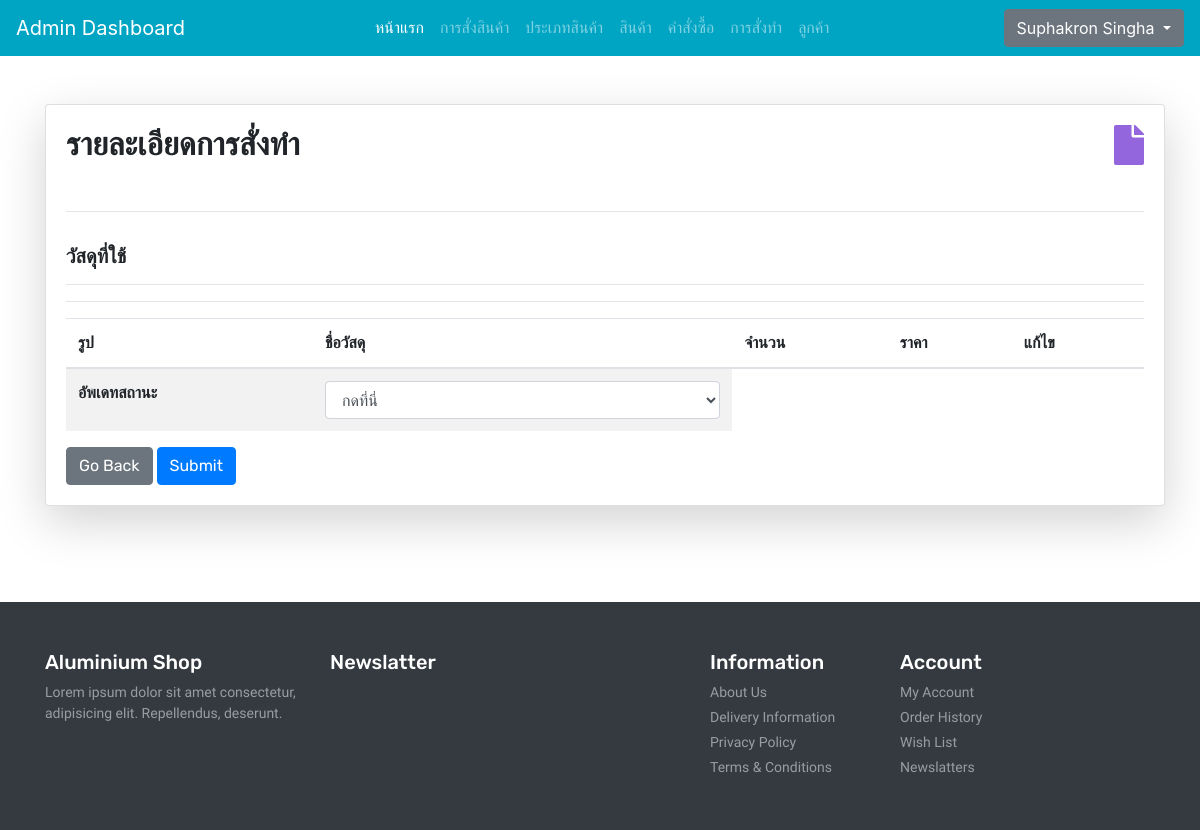
Page /admin/adminmadeOrderdetail.php?id=ee1f4ba4-1b19-4004-98c7-fae2f19ed5ce (signed in) on the earlier database version.
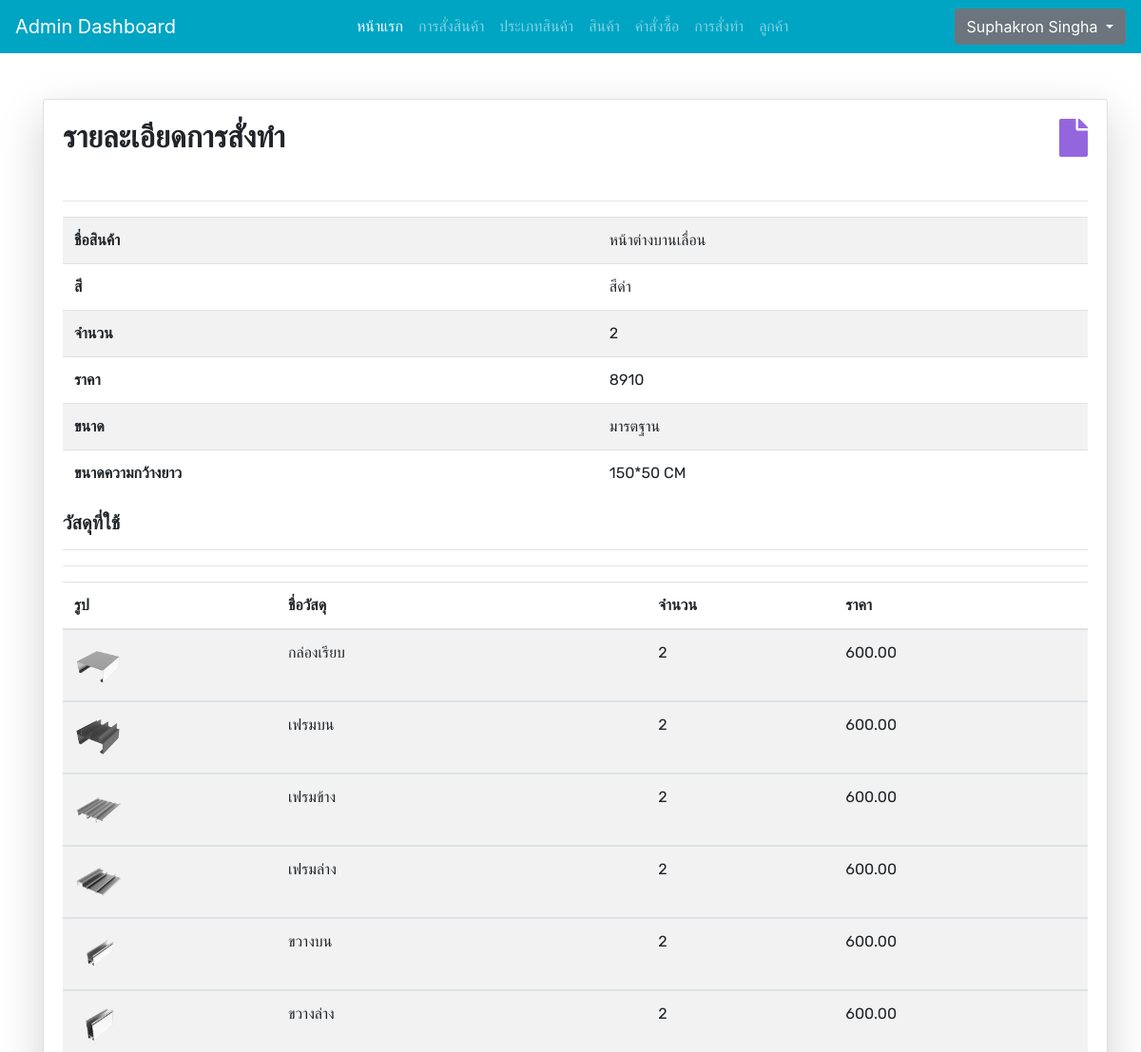
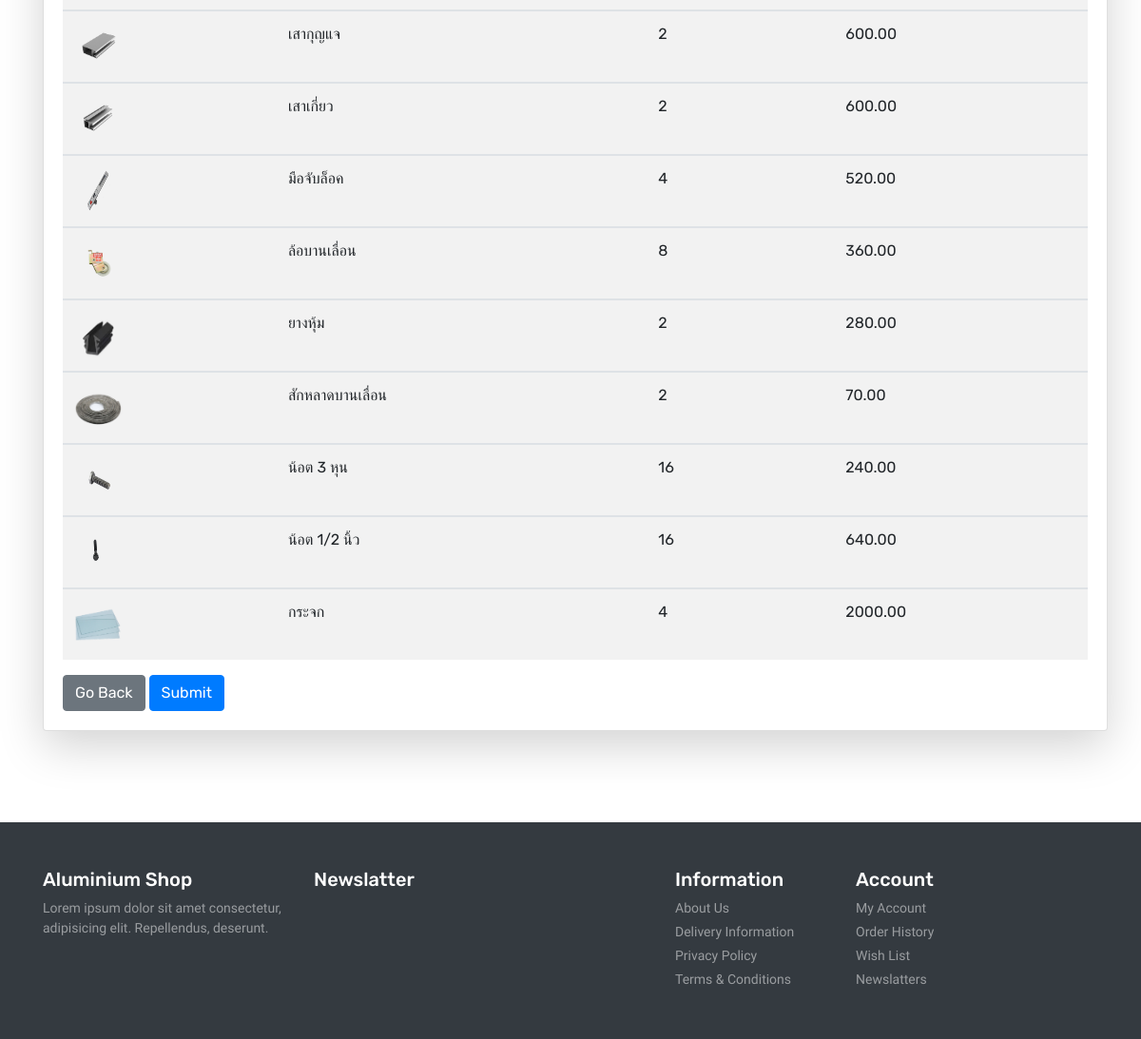
Same page on the later database version (2 pictures, top to bottom).
### tables this page shows
CREATE TABLE `made_orders` (
  `id` int(11) NOT NULL COMMENT 'รหัส',
  `made_id` varchar(255) NOT NULL COMMENT 'รหัสการสั้งทำ',
  `blue_id` int(11) NOT NULL COMMENT 'บลูปลิ้น',
  `user_id` int(11) NOT NULL COMMENT 'รหัสUser',
  `color` varchar(255) NOT NULL COMMENT 'สี',
  `made_price` double(10,2) NOT NULL COMMENT 'ราคา',
  `datetime` datetime NOT NULL DEFAULT current_timestamp() COMMENT 'เวลา',
  `size` varchar(255) NOT NULL COMMENT 'ขนาด',
  `details` text NOT NULL COMMENT 'รายละเอียด',
  `status` varchar(255) NOT NULL COMMENT 'สถานะ',
  `made_qty` int(11) NOT NULL COMMENT 'จำนวน'
);

CREATE TABLE `blueprint` (
  `id` int(11) NOT NULL,
  `blue_id` int(11) NOT NULL,
  `name` varchar(255) NOT NULL,
  `price` double(10,2) NOT NULL
);

CREATE TABLE `made_order_details` (
  `id` int(11) NOT NULL,
  `made_id` varchar(255) NOT NULL,
  `blue_id` int(11) NOT NULL,
  `item_id` int(11) NOT NULL,
  `MD_price` double(10,2) NOT NULL,
  `MD_Qty` int(11) NOT NULL
);

CREATE TABLE `product` (
  `item_id` int(11) NOT NULL,
  `item_brand` int(11) NOT NULL,
  `item_name` varchar(255) NOT NULL,
  `item_price` double(10,2) NOT NULL,
  `item_image` varchar(255) NOT NULL,
  `item_register` datetime DEFAULT NULL,
  `item_qty` int(11) NOT NULL
);

### functions.php (called while the page is built, shortened)
<?php
require ('database/DBController.php');
require ('database/User.php');
$db = new DBController();
$userorder = new User($db);

### database/User.php (called while the page is built, shortened)
<?php
class User
{
    public $db = null;
    public function __construct(DBController $db)
    {
        $this->db = $db;
    }
    public function madeOrderUserhaed($made_id) {
        $result = mysqli_query($this->db->con,
        "SELECT made_orders.made_id, blueprint.name, made_orders.color, made_orders.made_qty,
        made_orders.made_price, made_orders.size, made_orders.details
        FROM made_orders
        INNER JOIN blueprint ON made_orders.blue_id = blueprint.blue_id
        WHERE made_orders.made_id  = '$made_id'");
        return $result;
    }
    public function madeOrderUserdetails($made_id) {
        $result = mysqli_query($this->db->con,
        "SELECT made_order_details.id, made_order_details.made_id, product.item_image, product.item_name, made_order_details.MD_price, made_order_details.MD_Qty, made_orders.status FROM made_order_details
        INNER JOIN made_orders ON made_order_details.made_id = made_orders.made_id
        INNER JOIN product ON made_order_details.item_id = product.item_id
        WHERE made_order_details.made_id = '$made_id'");
        return $result;
    }
}

### database/DBController.php (called while the page is built, shortened)
<?php
class DBController
{
    protected $host = 'localhost';
    protected $user = 'root';
    protected $password = '';
    protected $database = "project";
    public function __construct()
    {
        $this->con = mysqli_connect($this->host, $this->user, $this->password, $this->database);
    }
}

### admin/adminmadeOrderdetail.php (the view, shortened to what the changed rows need)
<?php
    if ($_SESSION['admin_id'] == "") {
        header("location: adminlogin.php");
    } else {
?>
<?php
include ('adminheader.php');
?>
<br>
<br>
<?php
    $total=0;
    $made_id = $_GET['id'];
    $sql = $userorder->madeOrderUserdetails($made_id);
    while($rowza = mysqli_fetch_array($sql)) {
    $total=$total+$rowza['MD_price'];
    $status = $rowza['status'];
    }
?>
<div class="container">
        <div class="row">
            <div class="col-md-3">
                <div class="card shadow-lg p-30 card-responsive" style="width: 70rem;">
                    <div class="card-body">
                        <div class="font-rubik ">
                                <h2><strong>รายละเอียดการสั่งทำ</strong></h2>
                                <br>
                                <table class="table table-striped">
                                    <?php
                                        $sql = $userorder->madeOrderUserhaed($made_id);
                                        while($row1 = mysqli_fetch_array($sql)) {
                                    ?>
                                    <tbody>
                                        <tr>
                                            <td><strong>ชื่อสินค้า</strong></td>
                                            <td><?php echo $row1['name']; ?></td>
                                        </tr>
                                        <tr>
                                            <td><strong>สี</strong></td>
                                            <td><?php echo $row1['color']; ?></td>
                                        </tr>
                                        <tr>
                                            <td><strong>จำนวน</strong></td>
                                            <td><?php echo $row1['made_qty']; ?></td>
                                        </tr>
                                        <tr>
                                            <td><strong>ราคา</strong></td>
                                            <td><?php echo $total ?></td>
                                        </tr>
                                        <tr>
                                            <td><strong>ขนาด</strong></td>
                                            <td><?php echo $row1['size']; ?></td>
                                        </tr>
                                        <tr>
                                            <td><strong>ขนาดความกว้างยาว</strong></td>
                                            <td><?php echo $row1['details']; ?></td>
                                        </tr>
                                    </tbody>
                                    <?php
                                        }
                                    ?>
                                </table>
                                <table class="table table-striped">
                                    <thead>
                                        <th>รูป</th>
                                        <th>ชื่อวัสดุ</th>
                                        <th>จำนวน</th>
                                        <th>ราคา</th>
                                        <?php if($status=='in process'){ ?>
                                        <?php }else if($status=='success'){ ?>
                                        <?php }else if($status=='rejected'){ ?>
                                        <?php }else if($status=='finish'){ ?>
                                        <?php }else if($status=='Acept'){ ?>
                                        <th>แก้ไข</th>
                                        <?php }else{ ?>
                                        <th>แก้ไข</th>
                                        <?php } ?>
                                    </thead>
                                    <?php
                                        $sql = $userorder->madeOrderUserdetails($made_id);
                                        while($row = mysqli_fetch_array($sql)) {
                                    ?>
                                    <tbody>
                                        <tr>
                                            <td><img src="../<?php echo $row['item_image']; ?>" width="50px" height="50px" alt=" "></td>
                                            <td><?php echo $row['item_name']; ?></td>
                                            <td><?php echo $row['MD_Qty']; ?></td>
                                            <td><?php echo $row['MD_price']; ?></td>
                                        </tr>
                                        <?php
                                            }
                                        ?>
                                        <?php if($status=='in process'){ ?>
                                            <form method="post" action="adminupdatemadeOrdersdetail.php">
                                                <input type="hidden" value="<?php echo $made_id ?>" required class="form-control" name="made_id">
                                                <tr>
                                                    <td><strong>อัพเดทสถานะ</strong></td>
                                                    <td>
                                                        <select class="form-control" name="status">
                                                            <option value="" disabled selected>กดที่นี่</option>
                                                            <option value="finish">รอรับสินค้าที่หน้าร้าน</option>
                                                            <option value="success">เรียบร้อย</option>
                                                            <option value="rejected">ยกเลิก</option>
                                                        </select>
                                                    </td>
                                                </tr>
                                        <?php }else if($status=='success'){ ?>
                                        <?php }else if($status=='rejected'){ ?>
                                        <?php }else if($status=='Acept'){ ?>
                                        <?php }else{ ?>
                                            <form method="post" action="adminupdatemadeOrdersdetail.php">
                                                <tr>
                                                    <td><strong>อัพเดทสถานะ</strong></td>
                                                    <td>
                                                        <select class="form-control" name="status">
                                                            <option value="" disabled selected>กดที่นี่</option>
                                                        </select>
                                                    </td>
                                                </tr>
                                        <?php } ?>
                                    </tbody>
                                </table>
                            </div>
                        </div>
                    </div>
                </div>
            </div>
        </div>
<br>
<br>
<br>
<br>
<?php
include ('adminfooter.php');
?>
<?php
}
?>

Differences in the rows shown:
added made_orders: blueprint.name "หน้าต่างบานเลื่อน", color "สีดำ", made_qty "2", size "มารตฐาน", details "150*50 CM"
added made_order_details: item.item_image (picture), item.item_name "กล่องเรียบ", MD_Qty "2", MD_price "600.00"
added made_order_details: item.item_image (picture), item.item_name "เฟรมบน", MD_Qty "2", MD_price "600.00"
added made_order_details: item.item_image (picture), item.item_name "เฟรมข้าง", MD_Qty "2", MD_price "600.00"
added made_order_details: item.item_image (picture), item.item_name "เฟรมล่าง", MD_Qty "2", MD_price "600.00"
added made_order_details: item.item_image (picture), item.item_name "ขวางบน", MD_Qty "2", MD_price "600.00"
added made_order_details: item.item_image (picture), item.item_name "ขวางล่าง", MD_Qty "2", MD_price "600.00"
added made_order_details: item.item_image (picture), item.item_name "เสากุญแจ", MD_Qty "2", MD_price "600.00"
added made_order_details: item.item_image (picture), item.item_name "เสาเกี่ยว", MD_Qty "2", MD_price "600.00"
added made_order_details: item.item_image (picture), item.item_name "มือจับล็อค", MD_Qty "4", MD_price "520.00"
added made_order_details: item.item_image (picture), item.item_name "ล้อบานเลื่อน", MD_Qty "8", MD_price "360.00"
added made_order_details: item.item_image (picture), item.item_name "ยางหุ้ม", MD_Qty "2", MD_price "280.00"
added made_order_details: item.item_image (picture), item.item_name "สักหลาดบานเลื่อน", MD_Qty "2", MD_price "70.00"
added made_order_details: item.item_image (picture), item.item_name "น้อต 3 หุน", MD_Qty "16", MD_price "240.00"
added made_order_details: item.item_image (picture), item.item_name "น้อต 1/2 นิ้ว", MD_Qty "16", MD_price "640.00"
added made_order_details: item.item_image (picture), item.item_name "กระจก", MD_Qty "4", MD_price "2000.00"
Other differences:
form field status: "กดที่นี่" → (not shown)
text no longer shown: "แก้ไข อัพเดทสถานะ"
